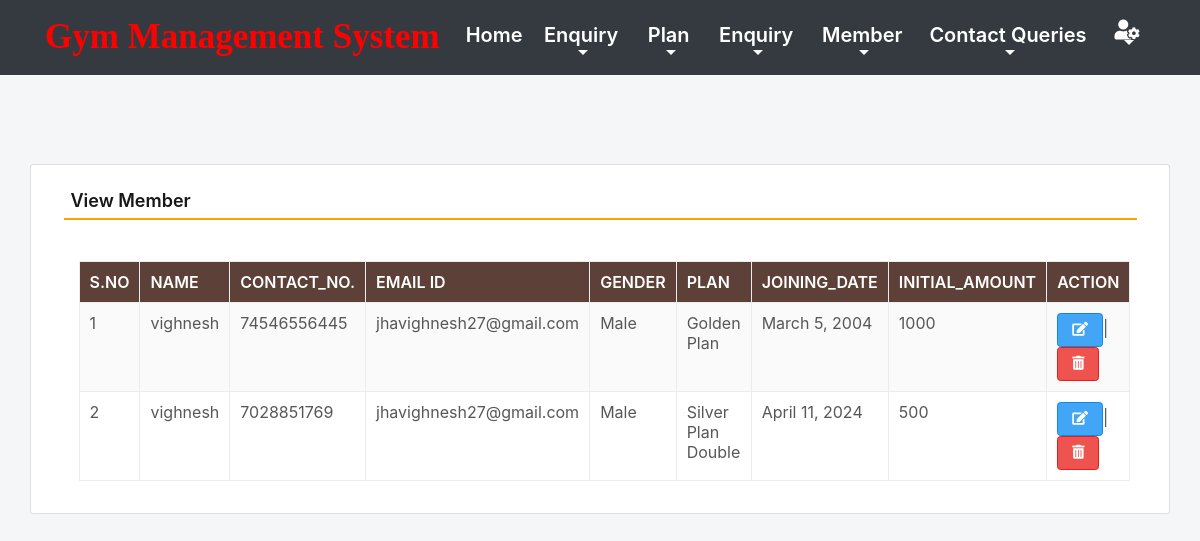
Page /viewMember (signed in) on the committed database.
### gym/models.py (models this page shows, shortened)
class Member(models.Model):
    name = models.CharField(max_length=150, null=True)
    contact = models.CharField(max_length=15, null=True)
    email = models.CharField(max_length=50, null=True)
    gender = models.CharField(max_length=10, null=True)
    plan = models.CharField(max_length=100, null=True)
    joindate = models.DateField(null=True)
    initamount = models.CharField(max_length=100, null=True)

### gym/views.py (the view)
# urls.py: path('viewMember', viewMember, name='viewMember'),
def viewMember(request):
    if not request.user.is_authenticated:
        return redirect(admin_login)
    member = Member.objects.all()
    return render(request,'viewMember.html', locals())

### gym/templates/viewMember.html (shortened to what this page needs)
{% include 'admin_nav.html' %}
{% load static %}
{% block main %}
 <html lang="en" class="no-focus">
 <link rel="stylesheet" id="css-main" href="{% static 'css1/codebase.min.css' %}">
 <br><br><br><br>
	<div class="container card shadow mt-5">
		<div class="card-body">
			<h5 class="p-2" style="border-bottom: 2px solid orange">View Member</h5>
             <br>
            <div class="container-fluid">
             <table id="example" class="table table-striped table-bordered" style="width:100%">
                  <thead class="text-white" style="background-color : #5d4037;">
				     <tr>
					   <th>S.No</th>
					   <th>Name</th>
					   <th>Contact_No.</th>
					   <th>Email ID</th>
                       <th>Gender</th>
					   <th>Plan</th>
                       <th>Joining_Date</th>
					   <th>Initial_Amount</th>
                       <th>Action</th>
				     </tr>
			      </thead>
			       <tbody>
                     {% for i in member %}
			          <tr>
                        <td>{{forloop.counter}}</td>
						<td>{{i.name}}</td>
						<td>{{i.contact}}</td>
						<td>{{i.email}}</td>
                        <td>{{i.gender}}</td>
						<td>{{i.plan}}</td>
                        <td>{{i.joindate}}</td>
						<td>{{i.initamount}}</td>
						<td><a href="{% url 'edit_Member' i.id %}" class="btn btn-primary"><i class="fas fa-edit"></i></a>|
                            <a href="{% url 'delete_Member' i.id %}" class="btn btn-danger" onclick="return confirm('Are you sure to delete this Member ?')"><i class="fas fa-trash-alt"></i></a></td>
                      </tr>
                      {% endfor %}
                   </tbody>
		        </table>
            </div>
        </div>
	</div>
        <link rel="stylesheet" href="https://use.fontawesome.com/releases/v5.6.3/css/all.css">
 </html>
{% endblock %}

### gym/templates/admin_nav.html (shortened to what this page needs)
{% load static %}
  <link rel="stylesheet" href="https://maxcdn.bootstrapcdn.com/bootstrap/4.0.0/css/bootstrap.min.css">
<link rel="stylesheet" href="https://pro.fontawesome.com/releases/v5.10.0/css/all.css"/>
<link rel="stylesheet" href="{% static 'css/mystyle1.css' %}">
<nav class="navbar navbar-expand-sm navbar-light bg-dark">
  <div class="container">
  <a class="navbar-brand" href="{% url 'admin_home' %}">
      <span style="color : red">Gym Management System</span></a>
   <div class="collapse navbar-collapse text-center" id="myMenu">
    <ul class="navbar-nav pl-5 custom-nav ml-auto">
      <li class="nav-item active">
        <a class="nav-link text-white" href="{% url 'admin_home' %}" >Home <span class="sr-only">(current)</span></a>
      </li>
      <li class="nav-item dropdown">
        <a class="nav-link dropdown-toggle text-white" href="#" id="navbarDropdown" role="button" data-toggle="dropdown" aria-haspopup="true" aria-expanded="false">
          Enquiry
        </a>
      </li>
      <li class="nav-item dropdown">
        <a class="nav-link dropdown-toggle text-white" href="#" id="navbarDropdown" role="button" data-toggle="dropdown" aria-haspopup="true" aria-expanded="false">
          Plan
        </a>
      </li>
      <li class="nav-item dropdown">
        <a class="nav-link dropdown-toggle text-white" href="#" id="navbarDropdown" role="button" data-toggle="dropdown" aria-haspopup="true" aria-expanded="false">
          Enquiry
        </a>
      </li>
      <li class="nav-item dropdown">
        <a class="nav-link dropdown-toggle text-white" href="#" id="navbarDropdown" role="button" data-toggle="dropdown" aria-haspopup="true" aria-expanded="false">
          Member
        </a>
      </li>
      <li class="nav-item dropdown">
        <a class="nav-link dropdown-toggle text-white" href="#" id="navbarDropdown" role="button" data-toggle="dropdown" aria-haspopup="true" aria-expanded="false">
          Contact Queries
        </a>
      </li>
      <li class="nav-item dropdown">
        <a class="nav-link dropdown-toggle text-white" href="#" id="navbarDropdown" role="button" data-toggle="dropdown" aria-haspopup="true" aria-expanded="false">
          <i class="fas fa-user-cog"></i>
        </a>
      </li>
    </ul>
   </div>
 </div>
</nav>
<link rel="stylesheet"
	href="https://cdn.datatables.net/1.11.3/css/dataTables.bootstrap4.min.css">

### gym/static/css/mystyle1.css (style rules this page uses)
.navbar-brand { font-family: 'Monotype Corsiva'; font-size: 35px; font-weight: bold; }
.nav-link { color: black !important; font-size: 20px; }

### rows in the picture
Member: name "vighnesh", contact "74546556445", email "jhavighnesh27@gmail.com", gender "Male", plan "Golden Plan", joindate "March 5, 2004", initamount "1000"
Member: name "vighnesh", contact "7028851769", email "jhavighnesh27@gmail.com", gender "Male", plan "Silver Plan Double", joindate "April 11, 2024", initamount "500"
